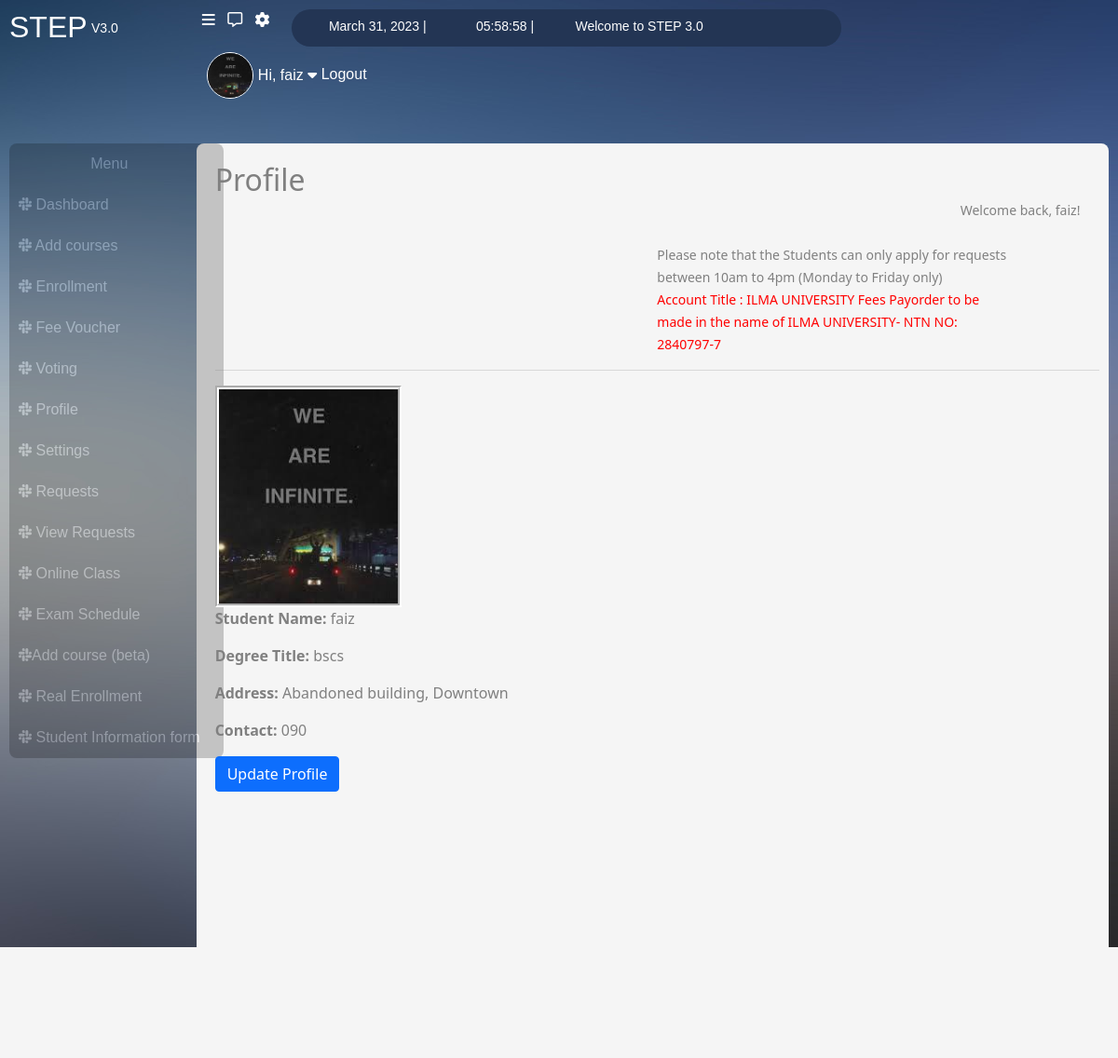
Screenshot of /profile/Ishvaal Confessions/ (signed in) with the database file from the repository.
### users/models.py (models this page shows, shortened)
class UserInfo(models.Model):
    user = models.ForeignKey(User, on_delete=models.CASCADE)
    degree_title = models.CharField(max_length=20, blank=False, default='bscs')
    address = models.CharField(max_length=50)
    profile_img = models.ImageField(upload_to='profile_images', default='blank-profile-picture.png')
    contact = models.CharField(max_length=20)

### users/views.py (the view)
# urls.py: path('profile/<str:u>/', views.profile, name="profile"),
@login_required(login_url='signin')
def profile(request, u):
    user_profile = UserInfo.objects.get(user=request.user)
    today = date.today()
    now = datetime.now()
    current_time = now.strftime("%H:%M:%S")
    return render(request, 'users/profile.html', {'user_profile':user_profile, 'today':today, 'current_time': current_time})

### users/templates/users/profile.html (shortened to what this page needs)
{% extends "users/base.html" %}
{% block heading %} Profile {% endblock %}
    {% block content %}
        <div class="profile_picture"> <img  src="{{user_profile.profile_img.url}}"></div>
        <p><b>Student Name:</b> {{user_profile.user}}</p>
        <p><b>Degree Title:</b> {{user_profile.degree_title}}</p>
        <p><b>Address:</b> {{user_profile.address}}</p>
        <p><b>Contact:</b> {{user_profile.contact}}</p>
        <a href="/settings"><button class="btn btn-primary">Update Profile</button></a>
    {% endblock %}

### users/templates/users/base.html (shortened to what this page needs)
{% load static %}
<!DOCTYPE html>
<html lang="en">
<head>
    <link href="https://cdn.jsdelivr.net/npm/bootstrap@5.0.2/dist/css/bootstrap.min.css" rel="stylesheet">
    <link rel="stylesheet" href="{% static 'users/register_style.css' %}">
</head>
<body>
    <div class="box">
        <div class="nav">
            <a href="/dashboard"><h2>STEP </h2></a>  &nbsp;
            <small>  V3.0 </small>
                <a href="#"><i class="fa-solid fa-bars requests"></i></a> &nbsp; &nbsp;
                <a href="#"><i class="fa-regular fa-message "></i></a> &nbsp; &nbsp;
                <a href="/settings" title="Settings"><i class="fa-solid fa-gear"></i></a>  &nbsp; &nbsp;
                <div class="oval_div">
                    <small> {{today}} |</small>  &nbsp; <small> {{current_time}}  |</small>
                    <small> Welcome to STEP 3.0 </small>
                </div>
                <dv class="profile_div">
                    <a href="/profile/{{user}}">
                        <img class="img-fluid " src="{{ user_profile.profile_img.url }}">
                        <span>Hi, {{user}}</span>
                        <i class="fa-solid fa-caret-down"></i>
                    </a>
                    <a href="/logout">Logout</a>
                </dv>
        </div>
                <br>   <br>
            <div class="row">
                <div class="col-lg-2">
                    <div class="vertical_nav nav">
                        <ul>
                            <li class="text-center">Menu</li>
                            <a href="/dashboard"><li><i class="fa-brands fa-slack"></i>  Dashboard</li></a>
                            <a href="/add_course"><li><i class="fa-brands fa-slack"></i>  Add courses </li></a>
                            <a href="/enrollment"><li><i class="fa-brands fa-slack"></i>  Enrollment </li></a>
                            <a href="/fees"><li><i class="fa-brands fa-slack"></i>  Fee Voucher</li></a>
                            <a href="/voting"><li><i class="fa-brands fa-slack"></i>  Voting</li></a>
                            <a href="/profile/{{user}}"><li><i class="fa-brands fa-slack"></i>  Profile</li></a>
                            <a href="/settings"><li><i class="fa-brands fa-slack"></i>  Settings</li></a>
                            <a href="/request"><li><i class="fa-brands fa-slack"></i>  Requests</li></a>
                            <a href="/view_requests"><li><i class="fa-brands fa-slack"></i>  View Requests</li></a>
                            <a href="/online_class"><li><i class="fa-brands fa-slack"></i>  Online Class</li></a>
                            <a href="/exam"><li><i class="fa-brands fa-slack"></i>  Exam Schedule</li></a>
                            <a href="#"><li><i class="fa-brands fa-slack"></i>Add course (beta)</li></a>
                            <a href="#"><li><i class="fa-brands fa-slack"></i>  Real Enrollment</li></a>
                            <a href="#"><li><i class="fa-brands fa-slack"></i>  Student Information form</li></a>
                        </ul>
                    </div>
                        <br>
                </div>
                <div class="col-lg-10">
                    <div class="right_side_main">
                        <div class="content">
                            <h2>{% block heading %} Dashboard {% endblock %}</h2>
                            <small class="welcome">Welcome back, {{user}}!  </small>
                            <br><br>
                            <div class="notice">
                                    <small>Please note that the Students can only apply for requests between 10am to 4pm (Monday to Friday only)<br> <span>Account Title : ILMA UNIVERSITY Fees Payorder to be made in the name of ILMA UNIVERSITY- NTN NO: 2840797-7</span></small>
                            </div>
                            <hr>
                                <div>
                                    {% block content %}
                                    {% endblock %}
                                </div>
                        </div>
                    </div>
                </div>
            </div>
    </div>
</body>
</html>

### users/static/users/register_style.css (style rules this page uses)
body { background-image: url("/static/bg.jpg"); }
.box { margin: 10px; }
.nav { color: white; font-family: 'Gill Sans', 'Gill Sans MT', Calibri, 'Trebuchet MS', sans-serif; }
.nav small { margin-top:10px }
.nav a { text-decoration: none; color: inherit; }
.requests { margin-left: 90px; }
.oval_div { background-color: #233554; height: 40px; margin-left: 10px; width: 50%; border-radius: 35px; }
.oval_div small { margin-left: 40px; position: relative; top: 6px; }
.profile_div { margin-left: 18% ; }
.profile_div img { height: 50px; width: 50px; border-radius: 50%; border: 1px; border-color: white; border-style: double; }
.vertical_nav { width:230px; height: auto; background-color: black; border-radius: 8px; opacity: 20%; }
.vertical_nav ul { margin: 0; padding: 0; }
.vertical_nav li { color: white; padding-left: 10px; padding-top: 10px; padding-bottom: 10px; text-decoration: none; list-style: none; width: 100%; }
.right_side_main { background-color:whitesmoke; height:972px; width: 100%; border-radius: 8px; }
.content { color: gray; height: 600px; margin: 20px; position: absolute; }
.content h2 { color: gray; display: inline; }
.welcome { margin-left: 800px; }
.content small>span { color: red; }
.notice { width: 40%; margin-left: 50%; }
.profile_picture img { border-color: white; border-style: groove; border-width: 4px; max-height: 400px; max-width: 200px; }

### rows the page displays
UserInfo: profile_img (picture), user "faiz", degree_title "bscs", address "Abandoned building, Downtown", contact "090"

### other values shown
{{ today }} "March 31, 2023"
{{ user }} "faiz"
